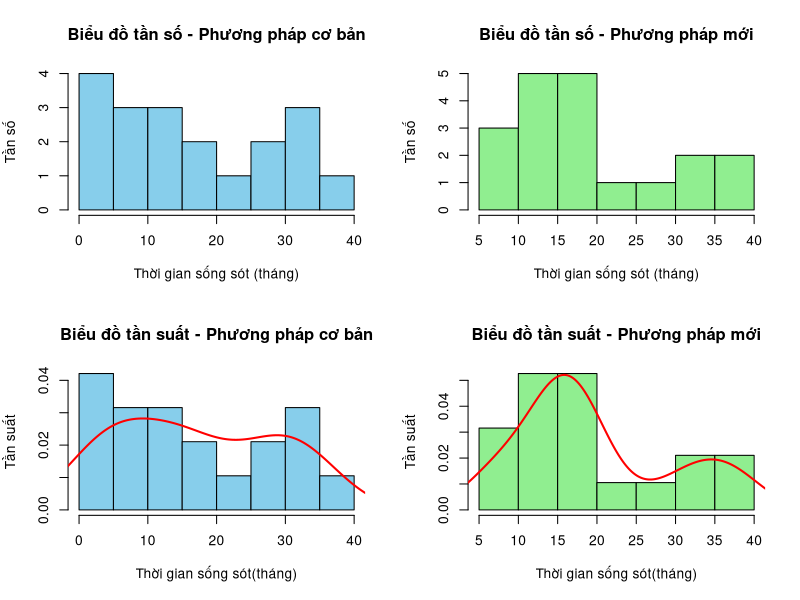
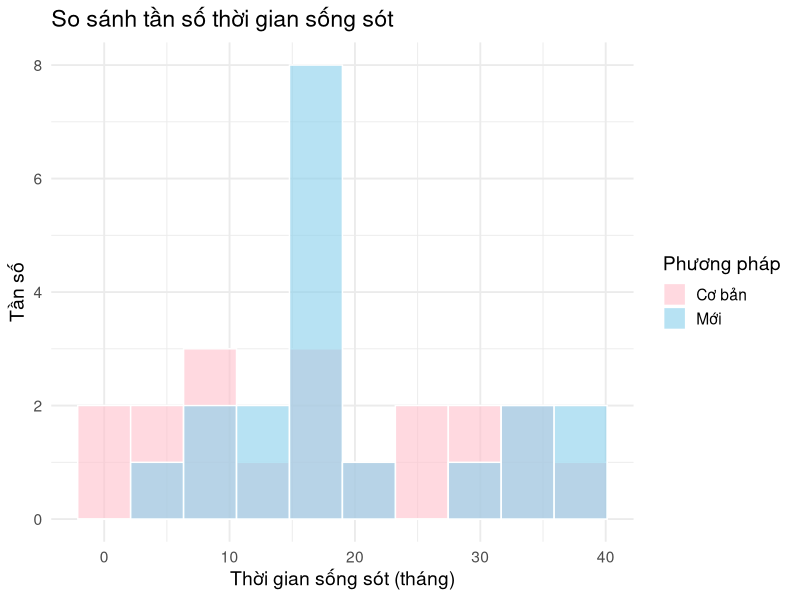
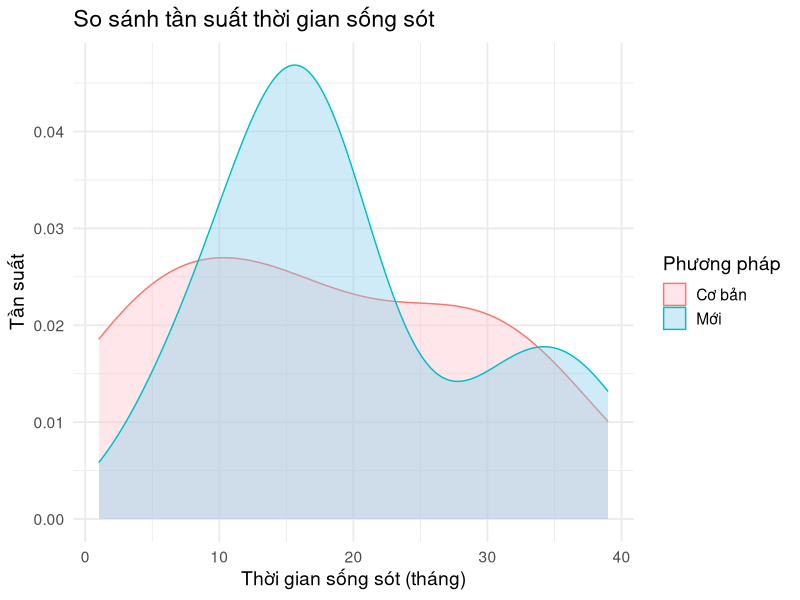

The R source for these figures, in order:
coBan <- c(4, 15, 24, 10, 1, 27, 31, 5, 20, 29, 15, 7, 32, 36, 14, 2, 16, 32, 7)
Moi <- c(15, 7, 32, 36, 17, 15, 19, 35, 10, 16, 39, 29, 6, 12, 18, 14, 15, 18, 21)

# Câu a:

# vẽ biểu đồ
par(mfrow = c(2, 2))

hist(coBan,
     main = "Biểu đồ tần số - Phương pháp cơ bản",
     xlab = "Thời gian sống sót (tháng)",
     ylab = "Tần số",
     col = "skyblue", border = "black")

hist(Moi,
     main = "Biểu đồ tần số - Phương pháp mới",
     xlab = "Thời gian sống sót (tháng)",
     ylab = "Tần số",
     col = "lightgreen", border = "black")

hist(coBan, 
     probability = TRUE, 
     col = "skyblue", 
     border = "black",
     main = "Biểu đồ tần suất - Phương pháp cơ bản",
     xlab = "Thời gian sống sót(tháng)",
     ylab = "Tần suất")
lines(density(coBan), col = "red", lwd = 2)

hist(Moi, 
     probability = TRUE, 
     col = "lightgreen", 
     border = "black",
     main = "Biểu đồ tần suất - Phương pháp mới",
     xlab = "Thời gian sống sót(tháng)",
     ylab = "Tần suất")
lines(density(Moi), col = "red", lwd = 2)

#So sánh trung bình
mean_coBan <- mean(coBan)
mean_Moi <- mean(Moi)
cat("Trung bình thời gian sống sót:\n")
cat("Phương pháp cơ bản:", mean_coBan, "\n")
cat("Phương pháp mới:", mean_Moi, "\n")
if (mean_Moi > mean_coBan) {
  cat("Phương pháp MỚI có thời gian sống sót TRUNG BÌNH cao hơn.\n")
} else {
  cat("Phương pháp CƠ BẢN có thời gian sống sót TRUNG BÌNH cao hơn.\n")
}

# Câu b:
all <- c(coBan, Moi)
nhan <- c(rep("Cơ bản", length(coBan)), rep("Mới", length(Moi)))

library(ggplot2)
df <- data.frame(
  ThoiGian = all,
  PhuongPhap = nhan
)

ggplot(df, aes(x = ThoiGian, fill = PhuongPhap)) +
  geom_histogram(position = "identity", alpha = 0.6, bins = 10, color = "white") +
  labs(
    title = "So sánh tần số thời gian sống sót",
    x = "Thời gian sống sót (tháng)",
    y = "Tần số",
    fill = "Phương pháp"
  ) +
  scale_fill_manual(values = c("Cơ bản" = "pink", "Mới" = "skyblue")) +
  theme_minimal(base_size = 14)

ggplot(df, aes(x = ThoiGian, fill = PhuongPhap, color = PhuongPhap)) +
  geom_density(alpha = 0.4, adjust = 1.2) +
  labs(
    title = "So sánh tần suất thời gian sống sót",
    x = "Thời gian sống sót (tháng)",
    y = "Tần suất",
    fill = "Phương pháp",
    color = "Phương pháp"
  ) +
  scale_fill_manual(values = c("Cơ bản" = "pink", "Mới" = "skyblue")) +
  theme_minimal(base_size = 14)

